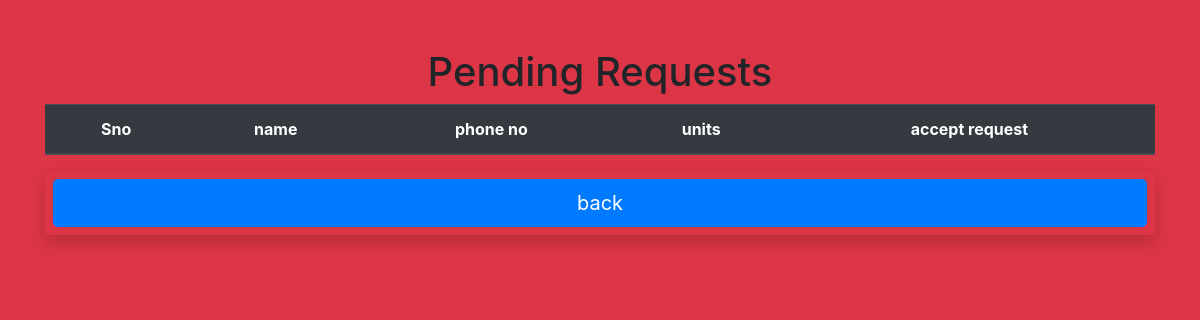
The app's page /doctorscrolldown/requestdetails.php, older data.
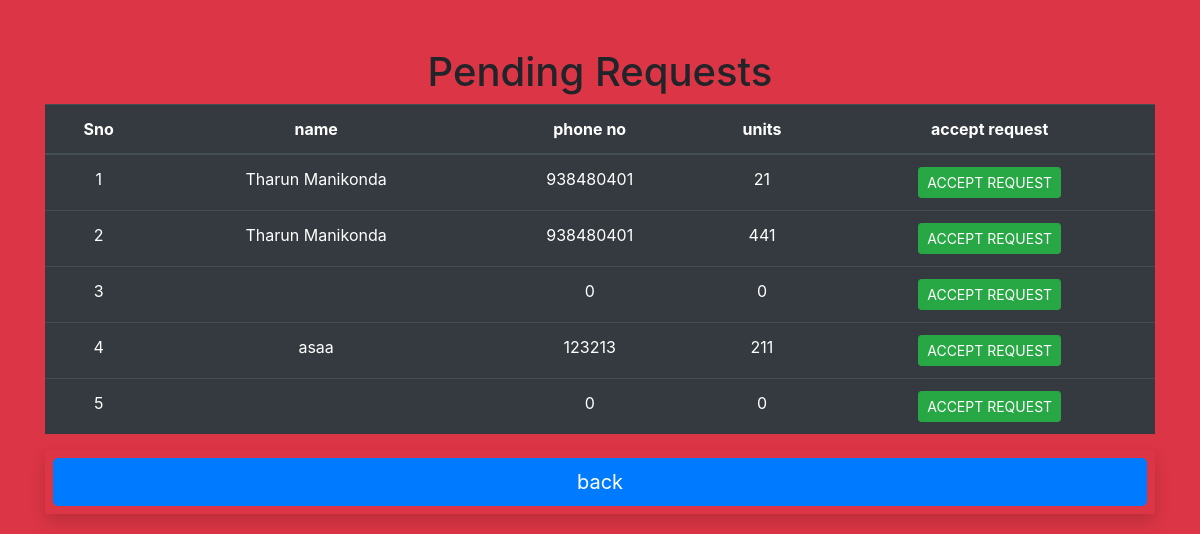
The same page, newer data.
### tables this page shows
CREATE TABLE `request` (
  `R_ID` int(11) NOT NULL,
  `BLOOD_ID` int(11) NOT NULL,
  `R_NAME` varchar(50) NOT NULL,
  `R_PHONENO` int(11) NOT NULL,
  `R_UNITS` int(11) NOT NULL,
  `R_ADDRESS` varchar(100) DEFAULT NULL
);

### doctorscrolldown/requestdetails.php (the view, shortened to what this page needs)
<?php
require_once "../pdo.php";
?>
<!DOCTYPE html>
    <html lang="en">
        <head>
              <?php require_once "bootstrap.php";?>
        </head>
        <body class="text-center">
            <?php
$stmt4 = $pdo->query("SELECT R_ID,R_NAME,R_PHONENO,R_UNITS FROM `request` where sold =0");
$rows4 = $stmt4->fetchAll(PDO::FETCH_ASSOC);
$count=1;
?>
<div class ="container mt-5">
<h1> Pending Requests </h1>
<table class="table table-dark table-hover"class="badge bg-dark">
                   <thead>
                        <tr>
                        <th scope="col">Sno</th>
                             <th scope="col">name</th>
                             <th scope="col">phone no</th>
                             <th scope="col">units</th>
                             <th scope="col">accept request</th>
                             </tr>
                    </thead>
                            <tbody>
                                <?php
                                    foreach ( $rows4 as $row ) {
                                        echo "<td class=''>".$count."</td>";
                                        echo "<td class=''>".htmlentities($row['R_NAME'])."</td>";
                                        echo "<td class=''>".htmlentities($row['R_PHONENO'])."</td>";
                                        echo "<td class=''>".htmlentities($row['R_UNITS'])."</td>";
                                        echo("<td class=''> <a class='btn btn-success btn-sm ' role='button' href='add.php?R_id=".$row['R_ID']."'>ACCEPT REQUEST</a></td>");
                                        $count++;
                                    }
                                    ?>
                                    </tbody>
                        </table>
                        <div class="shadow lg p-2 mb-5  rounded">
                        <a class="btn btn-primary btn-lg btn-block" href="../doctornav/doctorpage.php" role="button" aria-expanded="false" aria-controls="collapseExample">
                                back
                </a>
                </div>
                </div>
                <link rel="stylesheet" href="../bootstrap/css/background.css">
                </body>
        </html>

Row changes from the older to the newer data that the page shows:
added request: R_NAME "Tharun Manikonda", R_PHONENO "938480401", R_UNITS "21"
added request: R_NAME "Tharun Manikonda", R_PHONENO "938480401", R_UNITS "441"
added request: R_PHONENO "0", R_UNITS "0"
added request: R_NAME "asaa", R_PHONENO "123213", R_UNITS "211"
added request: R_PHONENO "0", R_UNITS "0"
